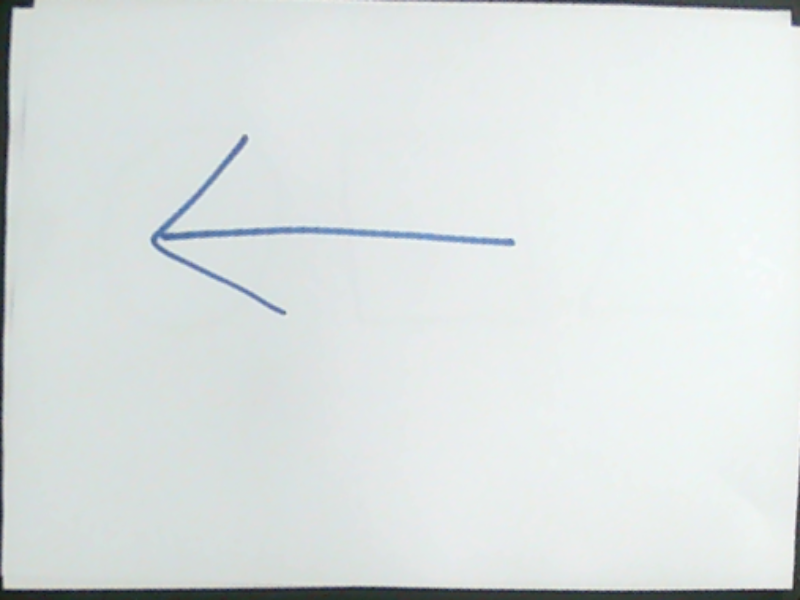
#> input picture D3_lego_src/lego_customer_ui/captures/화살표11111_20260527_195100.png, 800 x 600 px
$ python lego_convert_v4.py --image '../captures/화살표11111_20260527_195100.png'   (older library calls are emulated)
#> lines starting #> are read from the running program, lines starting #| are printed output that depends on the picture; after the words box and inside, x2 and y2 are one past the last pixel; in counts of white or black regions, pixels touching at a corner belong together
"""
lego_convert.py  v3
───────────────────
변경사항:
  - 사용 색상: R(빨강) / B(파랑) / Y(노랑) 3색만
  - 선 색상 자동 감지: HSV로 선 색상 분석 → 자동으로 R/B/Y 브릭 매핑
  - Erode / Dilate 독립 적용
  - 그림 영역 자동 크롭 + 24×24 꽉 채우기
  - --no-paper 옵션

사용법:
  python3 lego_convert.py --image ~/Downloads/IOS_heart.jpg
  python3 lego_convert.py --image ~/Downloads/smile.jpg --no-paper
  python3 lego_convert.py --image ~/Downloads/IOS_heart.jpg --outline B
"""

import argparse
import os
import json
import sys
from typing import Optional
import cv2
import numpy as np


# ── 선 색상 자동 감지 ─────────────────────────────────────────────────
def detect_line_color(img: np.ndarray) -> str:
    """
    원본 컬러 이미지에서 선 색상 감지 (이진화 전에 호출)

    처리 흐름:
    1. HSV V채널 기준으로 어두운 픽셀(선 영역) 추출
    2. 해당 픽셀들의 Hue 분포로 R/B/Y 중 가장 많은 색상 선택

    Args:
        img: BGR 이미지 (이진화 전 원본)

    Returns:
        'R', 'B', 'Y' 중 하나. 무채색이거나 매칭 없으면 기본값 'R'
    """
    hsv = cv2.cvtColor(img, cv2.COLOR_BGR2HSV)

    # V < 100 인 픽셀을 선(어두운 영역)으로 간주 — 100은 경험적 임계값
    v_channel = hsv[:,:,2]
    dark_mask = v_channel < 100
    if not np.any(dark_mask):
        print("[색상 감지] 어두운 픽셀 없음 → 기본값 R")
        return 'R'

    h_vals = hsv[:,:,0][dark_mask]  # Hue 범위: 0~180 (OpenCV 기준)
    s_vals = hsv[:,:,1][dark_mask]  # Saturation

    # 채도 평균 < 40 이면 무채색(검정/회색) — 유채색 판단 불가
    mean_s = np.mean(s_vals)
    if mean_s < 40:
        print(f"[색상 감지] 무채색 (채도:{mean_s:.0f}) → 기본값 R")
        return 'R'

    mean_h = np.mean(h_vals)
    print(f"[색상 감지] 평균 Hue:{mean_h:.1f} 채도:{mean_s:.1f}")

    # HSV Hue 범위 (OpenCV: 0~180)
    # 빨강: 0~10 또는 160~180 (Hue가 원형이라 양 끝에 걸침)
    # 노랑: 20~35
    # 파랑: 100~130
    blue_mask   = ((h_vals >= 100) & (h_vals <= 130))
    yellow_mask = ((h_vals >= 20)  & (h_vals <= 35))
    red_mask    = ((h_vals <= 10)  | (h_vals >= 160))

    counts = {
        'R': np.sum(red_mask),
        'B': np.sum(blue_mask),
        'Y': np.sum(yellow_mask),
    }
    print(f"[색상 감지] R:{counts['R']} B:{counts['B']} Y:{counts['Y']}")

    # 가장 많은 픽셀 수의 색상 선택 — 동점이면 max()가 딕셔너리 삽입 순서(R) 반환
    best = max(counts, key=counts.get)
    if counts[best] == 0:
        print("[색상 감지] 매칭 없음 → 기본값 R")
        return 'R'

    print(f"[색상 감지] 자동 선택 → {best}")
    return best


# ── EdgeDetector ──────────────────────────────────────────────────────
class EdgeDetector:
    """HSV V채널 + CLAHE + Adaptive Threshold 기반 이진화기."""

    def __init__(self, block_size: int = 21, c: int = 15) -> None:
        self.block_size = block_size  # Adaptive Threshold 블록 크기 (홀수)
        self.c = c                    # Adaptive Threshold 상수 — 클수록 더 적은 엣지

    def detect(self, img: np.ndarray) -> np.ndarray:
        """BGR 이미지를 이진 엣지 맵으로 변환.

        처리 흐름:
        1. HSV V채널 추출 → CLAHE로 로컬 대비 강화
        2. Gaussian Blur → Adaptive Threshold
        3. Morphology Close로 끊긴 선 연결

        Args:
            img: BGR 이미지

        Returns:
            이진 맵 (HxW, 0 또는 255)
        """
        hsv     = cv2.cvtColor(img, cv2.COLOR_BGR2HSV)
        _, _, v = cv2.split(hsv)
        clahe   = cv2.createCLAHE(clipLimit=2.0, tileGridSize=(8, 8))
        v       = clahe.apply(v)
        blurred = cv2.GaussianBlur(v, (11, 11), 0)
        thresh  = cv2.adaptiveThreshold(
            blurred, 255,
            cv2.ADAPTIVE_THRESH_GAUSSIAN_C,
            cv2.THRESH_BINARY_INV,
            self.block_size, self.c
        )
        kernel = np.ones((3, 3), np.uint8)
        return cv2.morphologyEx(thresh, cv2.MORPH_CLOSE, kernel, iterations=1)


# ── 종이 검출 + 원근 변환 ─────────────────────────────────────────────
def order_points(pts: np.ndarray) -> np.ndarray:
    """4개의 점을 [좌상, 우상, 우하, 좌하] 순으로 정렬.

    Args:
        pts: 4x2 float32 좌표 배열 (이미지 픽셀 좌표)

    Returns:
        정렬된 4x2 float32 배열
    """
    rect = np.zeros((4, 2), dtype=np.float32)
    s    = pts.sum(axis=1)
    diff = np.diff(pts, axis=1)
    rect[0] = pts[np.argmin(s)]
    rect[2] = pts[np.argmax(s)]
    rect[1] = pts[np.argmin(diff)]
    rect[3] = pts[np.argmax(diff)]
    return rect


def four_point_transform(img: np.ndarray, pts: np.ndarray, size: int = 300) -> np.ndarray:
    """4점 기반 원근 변환으로 정사각형 이미지 생성.

    Args:
        img: BGR 원본 이미지
        pts: 4개의 코너 좌표 (이미지 픽셀 좌표)
        size: 출력 이미지 한 변 크기 (픽셀)

    Returns:
        size x size BGR 이미지
    """
    rect = order_points(pts)
    dst  = np.array([[0,0],[size-1,0],[size-1,size-1],[0,size-1]],
                    dtype=np.float32)
    M = cv2.getPerspectiveTransform(rect, dst)
    return cv2.warpPerspective(img, M, (size, size))


def detect_paper(img: np.ndarray, SZ: int = 300) -> tuple[np.ndarray, np.ndarray]:
    """이미지에서 종이 영역을 검출하고 원근 변환 적용.

    처리 흐름:
    1. Otsu 이진화로 가장 큰 윤곽선 검출
    2. 꼭짓점 4개이면 원근 변환, 아니면 중앙 크롭

    Args:
        img: BGR 원본 이미지
        SZ: 출력 크기 (픽셀). 기본 300

    Returns:
        (변환된 이미지, 시각화용 이미지) 튜플
    """
    gray = cv2.cvtColor(img, cv2.COLOR_BGR2GRAY)
    blur = cv2.GaussianBlur(gray, (5, 5), 0)
    _, thresh = cv2.threshold(blur, 0, 255,
                              cv2.THRESH_BINARY + cv2.THRESH_OTSU)
    contours, _ = cv2.findContours(thresh, cv2.RETR_EXTERNAL,
                                   cv2.CHAIN_APPROX_SIMPLE)
    paper_vis = img.copy()

    if not contours:
        print("[종이 검출] 윤곽선 없음 → 원본 사용")
        return cv2.resize(img, (SZ, SZ)), paper_vis

    largest = max(contours, key=cv2.contourArea)
    peri    = cv2.arcLength(largest, True)
    approx  = cv2.approxPolyDP(largest, 0.02 * peri, True)

    cv2.drawContours(paper_vis, [approx], -1, (0, 255, 0), 2)
    for pt in approx.reshape(-1, 2):
        cv2.circle(paper_vis, tuple(pt.astype(int)), 8, (0, 0, 255), -1)

    if len(approx) == 4:
        pts    = approx.reshape(4, 2).astype(np.float32)
        warped = four_point_transform(img, pts, SZ)
        print("[종이 검출] 성공 → 원근 변환 적용")
        return warped, paper_vis
    else:
        # 4점 미만이면 완전한 사각형이 아님 → 10% 마진 크롭으로 테두리 노이즈 제거
        print(f"[종이 검출] 꼭짓점 {len(approx)}개 → 중앙 크롭")
        m = int(SZ * 0.1)
        resized = cv2.resize(img, (SZ, SZ))
        return resized[m:SZ-m, m:SZ-m], paper_vis


# ── 자동 크롭 ─────────────────────────────────────────────────────────
def auto_crop_to_drawing(
    binary: np.ndarray, img_bgr: np.ndarray, padding: int = 10
) -> tuple[np.ndarray, np.ndarray]:
    """이진 맵의 비제로 영역 바운딩 박스로 정사각형 크롭.

    Args:
        binary: 이진 맵 (HxW)
        img_bgr: 대응하는 BGR 이미지
        padding: 바운딩 박스에 추가할 여백 (픽셀)

    Returns:
        (크롭된 이진 맵, 크롭된 BGR 이미지) 튜플
        비제로 픽셀이 없으면 입력 그대로 반환
    """
    coords = cv2.findNonZero(binary)
    if coords is None:
        return binary, img_bgr
    x, y, w, h = cv2.boundingRect(coords)
    H, W = binary.shape
    x1 = max(0, x - padding);    y1 = max(0, y - padding)
    x2 = min(W, x + w + padding); y2 = min(H, y + h + padding)
    cw, ch = x2-x1, y2-y1
    # 레고 그리드가 정사각형이므로 크롭 영역도 정사각형으로 보정
    if cw != ch:
        diff = abs(cw - ch)
        if cw < ch:
            x1 = max(0, x1-diff//2); x2 = min(W, x2+diff//2)
        else:
            y1 = max(0, y1-diff//2); y2 = min(H, y2+diff//2)
    print(f"[자동 크롭] ({x1},{y1})-({x2},{y2})")
    return binary[y1:y2, x1:x2], img_bgr[y1:y2, x1:x2]


# ── 내부 채우기 ───────────────────────────────────────────────────────
def flood_fill_interior(binary: np.ndarray) -> np.ndarray:
    """외곽 선으로 둘러싸인 내부 영역을 채워 내부 픽셀 마스크 생성.

    처리 흐름:
    1. bitwise_not으로 배경과 내부를 흰색으로 전환
    2. 좌상단(0,0)에서 floodFill(128) — 배경만 128로 채워짐
    3. 128이 아닌 흰색(255) 픽셀 = 선 내부 영역

    Args:
        binary: 이진 엣지 맵 (HxW)

    Returns:
        내부 영역만 255인 이진 마스크 (HxW)
    """
    h, w  = binary.shape
    mask  = np.zeros((h+2, w+2), np.uint8)
    inv   = cv2.bitwise_not(binary)
    flood = inv.copy()
    cv2.floodFill(flood, mask, (0, 0), 128)
    out = np.zeros_like(binary)
    out[flood == 255] = 255
    return out


# ── Sobel 엣지 ────────────────────────────────────────────────────────
def sobel_edge(binary: np.ndarray) -> np.ndarray:
    """이진 맵에서 Sobel 미분으로 엣지(경계선) 추출.

    Args:
        binary: 이진 맵 (HxW)

    Returns:
        엣지 이진 맵 — 최대 gradient의 12% 이상인 픽셀만 255
        gradient 최대값이 0이면 빈 맵 반환
    """
    bf  = binary.astype(np.float32)
    gx  = cv2.Sobel(bf, cv2.CV_32F, 1, 0, ksize=3)
    gy  = cv2.Sobel(bf, cv2.CV_32F, 0, 1, ksize=3)
    mag = np.sqrt(gx**2 + gy**2)
    mx  = mag.max()
    if mx == 0: return np.zeros_like(binary)
    out = np.zeros_like(binary)
    out[mag > mx * 0.12] = 255  # 0.12: 약한 노이즈 엣지 제거를 위한 경험적 임계 비율
    return out


# ── 24×24 다운샘플 ────────────────────────────────────────────────────
def downsample_24x24(
    colored: np.ndarray,
    SZ: int,
    outline_color: str,
    fill_color: str,
    gray_img: Optional[np.ndarray] = None,
) -> tuple[list[str], list[int]]:
    """colored 맵을 24×24 레고 그리드로 다운샘플링하고 밝기 맵 계산.

    Args:
        colored: 픽셀값 1(엣지) 또는 2(내부) 또는 0(배경) (SZxSZ)
        SZ: colored 이미지 한 변 크기 (픽셀)
        outline_color: 엣지 픽셀에 할당할 색상 코드 ('R'/'B'/'Y')
        fill_color: 내부 픽셀에 할당할 색상 코드 ('R'/'B'/'Y' 또는 '.')
        gray_img: 원본 그레이스케일 이미지 (밝기 맵 계산용). None이면 z_layers 계산 안 함

    Returns:
        (grid, brightness_map) 튜플
        brightness_map[r*24+c] = 0~255 (셀 최소 밝기, 낮을수록 진한 선)
    """
    CS = SZ / 24  # 셀 하나의 픽셀 크기
    grid: list[str] = []
    brightness_map: list[int] = []

    for r in range(24):
        for c in range(24):
            r0=int(round(r*CS));      c0=int(round(c*CS))
            r1=min(int(round((r+1)*CS)),SZ)
            c1=min(int(round((c+1)*CS)),SZ)
            cell=colored[r0:r1,c0:c1]; total=cell.size
            if total==0:
                grid.append('.'); brightness_map.append(255); continue
            er=np.sum(cell==1)/total; ir=np.sum(cell==2)/total
            # 0.06: 셀의 6% 이상이 엣지이면 외곽선 브릭으로 판단
            if   er>0.06:
                grid.append(outline_color)
            # 0.20: 셀의 20% 이상이 내부이면 채우기 브릭으로 판단
            elif ir>0.20 and fill_color!='.':
                grid.append(fill_color)
            else:
                grid.append('.')

            # 셀 내 원본 그레이 최솟값 = 가장 어두운 픽셀 밝기 → 선 굵기 추정에 사용
            if gray_img is not None:
                cell_gray = gray_img[r0:r1, c0:c1]
                brightness_map.append(int(np.min(cell_gray)))
            else:
                brightness_map.append(128)

    return grid, brightness_map


# ── 작은 클러스터 제거 ────────────────────────────────────────────────
def remove_small_clusters(grid: list[str], min_cells: int) -> list[str]:
    """BFS로 연결된 동색 클러스터를 탐색하여 min_cells 미만 클러스터를 '.'으로 대체.

    Args:
        grid: 24×24 색상 코드 리스트
        min_cells: 이 셀 수 미만의 클러스터는 노이즈로 제거

    Returns:
        소규모 클러스터가 제거된 그리드
    """
    N=24; visited=[False]*(N*N); result=grid[:]
    for i in range(N*N):
        if visited[i] or grid[i]=='.': continue
        color=grid[i]; comp=[]; stack=[i]
        while stack:
            idx=stack.pop()
            if visited[idx]: continue
            visited[idx]=True; comp.append(idx)
            r,c=divmod(idx,N)
            for dr,dc in[(-1,0),(1,0),(0,-1),(0,1)]:
                nr,nc=r+dr,c+dc
                if 0<=nr<N and 0<=nc<N:
                    ni=nr*N+nc
                    if not visited[ni] and grid[ni]==color:
                        stack.append(ni)
        if len(comp)<min_cells:
            for idx in comp: result[idx]='.'
    return result


# ── 그리디 브릭 변환 (R/B/Y 만, z_layers 포함) ───────────────────────
def make_bricks(
    grid: list[str],
    brightness_map: Optional[list[int]] = None,
    dark_threshold: int = 100,
    max_z: int = 2,
) -> tuple[list[dict], int]:
    """24×24 그리드를 2×2, 2×3, 3×2 브릭으로 그리디 변환 (z_layers 포함).

    처리 흐름:
    1. 좌상→우하 순으로 스캔
    2. 미사용 셀에서 가장 큰 브릭(2×3 → 3×2 → 2×2) 우선 배치
    3. 브릭 영역 평균 밝기로 z_layers 결정

    Args:
        grid: 24×24 색상 코드 리스트
        brightness_map: 셀별 밝기값 (0=완전검정, 255=완전흰색). None이면 z_layers=1 고정
        dark_threshold: 이 값 미만이면 진한 선 → z_layers=max_z (기본 100)
        max_z: 진한 선일 때 쌓을 층수 (기본 2층)

    Returns:
        (브릭 목록, 버려진 셀 수) 튜플
    """
    N=24; used=[[False]*N for _ in range(N)]
    bricks: list[dict] = []; dropped=0

    def get_z_layers(r: int, c: int, w: int, h: int) -> int:
        """브릭 영역의 평균 밝기로 z_layers 결정 — 어두울수록 더 많은 레이어."""
        if brightness_map is None:
            return 1
        vals = []
        for dr in range(h):
            for dc in range(w):
                idx = (r+dr)*N + (c+dc)
                if idx < len(brightness_map):
                    vals.append(brightness_map[idx])
        if not vals:
            return 1
        avg_brightness = sum(vals) / len(vals)
        return max_z if avg_brightness < dark_threshold else 1

    def can(r: int, c: int, w: int, h: int, color: str) -> bool:
        if r+h>N or c+w>N: return False
        for dr in range(h):
            for dc in range(w):
                if used[r+dr][c+dc] or grid[(r+dr)*N+(c+dc)]!=color:
                    return False
        return True

    def place(r: int, c: int, w: int, h: int, color: str) -> None:
        for dr in range(h):
            for dc in range(w): used[r+dr][c+dc]=True
        z = get_z_layers(r, c, w, h)
        bricks.append({'row':r,'col':c,'width':w,'height':h,'color':color,'z_layers':z})

    for r in range(N):
        for c in range(N):
            if used[r][c]: continue
            color=grid[r*N+c]
            if color=='.': continue
            # R/B/Y 만 허용 — 다른 값은 그리드 오류로 무시
            if color not in ('R','B','Y'):
                used[r][c]=True; dropped+=1; continue
            if   can(r,c,2,3,color): place(r,c,2,3,color)
            elif can(r,c,3,2,color): place(r,c,3,2,color)
            elif can(r,c,2,2,color): place(r,c,2,2,color)
            else: used[r][c]=True; dropped+=1
    return bricks, dropped


# ── 시각화 패널 ───────────────────────────────────────────────────────
def make_panel(img: np.ndarray, label: str, target_h: int = 300) -> np.ndarray:
    """단일 이미지를 target_h 높이로 리사이즈하고 레이블 텍스트를 추가."""
    bgr  = cv2.cvtColor(img,cv2.COLOR_GRAY2BGR) if img.ndim==2 else img.copy()
    sc   = target_h/bgr.shape[0]
    panel= cv2.resize(bgr,(int(bgr.shape[1]*sc),target_h))
    cv2.putText(panel,label,(5,24),cv2.FONT_HERSHEY_SIMPLEX,
                0.65,(0,255,0),2,cv2.LINE_AA)
    return panel


def make_grid_vis(grid: list[str], cell: int = 10) -> np.ndarray:
    """24×24 색상 그리드를 컬러 격자 이미지로 시각화."""
    # BGR 색상: R=빨강 B=파랑 Y=노랑
    CMAP={'R':(0,0,220),'B':(200,80,0),'Y':(0,200,240),'.':(40,40,40)}
    vis=np.zeros((24*cell,24*cell,3),dtype=np.uint8)
    for r in range(24):
        for c in range(24):
            col=CMAP.get(grid[r*24+c],(40,40,40))
            cv2.rectangle(vis,(c*cell,r*cell),(c*cell+cell-1,r*cell+cell-1),col,-1)
            cv2.rectangle(vis,(c*cell,r*cell),(c*cell+cell-1,r*cell+cell-1),(80,80,80),1)
    return vis


def make_brick_vis(bricks: list[dict], cell: int = 10) -> np.ndarray:
    """브릭 목록을 격자 이미지로 시각화."""
    BMAP={'R':(0,0,220),'B':(200,80,0),'Y':(0,200,240)}
    vis=np.ones((24*cell,24*cell,3),dtype=np.uint8)*235
    for b in bricks:
        x1,y1=b['col']*cell,b['row']*cell
        x2,y2=x1+b['width']*cell-1,y1+b['height']*cell-1
        bc=BMAP.get(b['color'],(100,100,100))
        cv2.rectangle(vis,(x1,y1),(x2,y2),bc,-1)
        cv2.rectangle(vis,(x1,y1),(x2,y2),(50,50,50),1)
    return vis


# ── 메인 파이프라인 ───────────────────────────────────────────────────
def process(
    image_path: str,
    output_path: str,
    outline_color: str,
    fill_color: str,
    dilate_amt: int,
    simplify: int,
    min_cluster: int,
    no_paper: bool,
    auto_color: bool,
    dark_thresh: int = 100,
    max_z_layers: int = 2,
) -> dict:
    """이미지 → 레고 브릭 JSON 변환 메인 파이프라인 (z_layers 포함 버전).

    처리 흐름:
    0. 종이 검출 + 원근 변환 (no_paper 옵션 시 스킵)
    1. EdgeDetector 이진화
    2. Erode / 3. Dilate / 4. Sobel / 5. Flood Fill
    6. 24×24 다운샘플 (gray 이미지로 밝기 맵 계산)
    7. 소규모 클러스터 제거
    8. 그리디 브릭 변환 (z_layers 포함) + JSON 저장

    Args:
        dark_thresh: 셀 밝기가 이 값 미만이면 진한 선 → z_layers=max_z_layers
        max_z_layers: 진한 선일 때 쌓을 층수 (기본 2)

    Returns:
        변환 결과 딕셔너리 (brick_count, bricks 등)
    """
#> called with image_path = '../captures/화살표11111_20260527_195100.png', outline_color = 'R', fill_color = '.', dilate_amt = 3, simplify = 0, min_cluster = 1, no_paper = False, auto_color = True

    SZ = 300  # 처리 해상도: 300×300px (고정) — 24×24 그리드의 정수 배율 기준
    print(f"\n이미지 로드: {image_path}")
    img = cv2.imread(image_path)
#> img is the input picture: shape (600, 800, 3); mean B, G, R 225.2, 225.7, 219.8
    if img is None:
        print(f"[오류] 이미지 읽기 실패: {image_path}"); sys.exit(1)
    img  = cv2.resize(img, (SZ, SZ))
#> img: shape (300, 300, 3)
    orig = img.copy()

    # Step 0: 종이 검출
    if no_paper:
        warped    = img.copy()
        paper_vis = img.copy()
        cv2.putText(paper_vis,"no-paper mode",(5,24),
                    cv2.FONT_HERSHEY_SIMPLEX,0.65,(0,200,255),2)
        print("[종이 검출] 스킵")
    else:
        warped, paper_vis = detect_paper(img, SZ)
#> in detect_paper, `_, thresh = cv2.threshold(blur, 0, 255, cv2.THRESH_BINARY + cv2.THRESH..`:
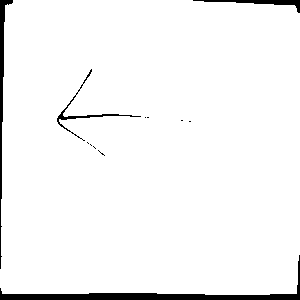
#> thresh: shape (300, 300); 96.3% white; 12 black regions (8 under 20 px)
#> in detect_paper, `contours, _ = cv2.findContours(thresh, cv2.RETR_EXTERNAL, cv2.CHAIN_AP..`: contours = 1 contour; box (x1, y1, x2, y2) and area: (0, 0, 300, 295) 86434
#> in detect_paper, `largest = max(contours, key=cv2.contourArea)`: largest = contour of 61 points, box (x1, y1, x2, y2) (0, 0, 300, 295), area 86434
#> in detect_paper, `peri    = cv2.arcLength(largest, True)`: peri = 1175.3
#> in detect_paper, `approx  = cv2.approxPolyDP(largest, 0.02 * peri, True)`: approx = [[5, 5], [2, 293], [296, 293], [294, 5]]
#> in detect_paper, `cv2.drawContours(paper_vis, [approx], -1, (0, 255, 0), 2)`:
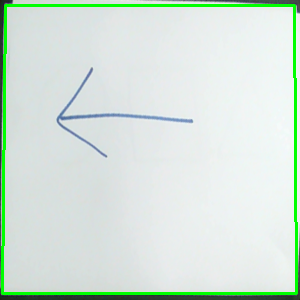
#> paper_vis: shape (300, 300, 3); mean B, G, R 217, 227.3, 211.8
#> the loop in detect_paper, `for pt in approx.reshape(-1, 2):` made 4 passes
#> after the loop in detect_paper, `for pt in approx.reshape(-1, 2):`:
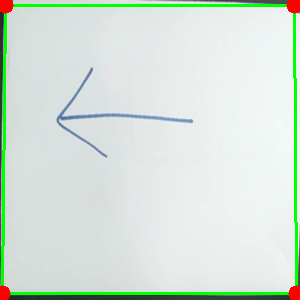
#> paper_vis: shape (300, 300, 3); 0.66% of pixels changed, all inside (x1, y1, x2, y2) = (0, 0, 300, 300)
#> in order_points, `s    = pts.sum(axis=1)`: s = [10, 295, 589, 299]
#> in order_points, `diff = np.diff(pts, axis=1)`: diff = [0, 291, -3, -289]
#> in four_point_transform, `rect = order_points(pts)`: rect = [[5, 5], [294, 5], [296, 293], [2, 293]]
#> in four_point_transform, `M = cv2.getPerspectiveTransform(rect, dst)`: M = [[1.03, 0.0108, -5.23], [7.2e-17, 1.06, -5.28], [8.74e-19, 6.01e-05, 1]]
#> in four_point_transform, `return cv2.warpPerspective(img, M, (size, size))`:
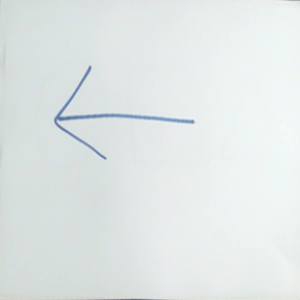
#> returned value: shape (300, 300, 3); mean of channels 0, 1, 2 230.7, 231.3, 225.3; drawn as B, G, R

    # 색상 자동 감지는 이진화 전 원본 컬러 이미지에서 수행해야 정확
    if auto_color:
        outline_color = detect_line_color(warped)
#> outline_color = 'R'
        print(f"[색상 자동감지] outline → {outline_color}")
#| [색상 자동감지] outline → R
    else:
        print(f"[색상 수동지정] outline → {outline_color}")

    # Step 1: EdgeDetector (이진화)
    detector    = EdgeDetector(block_size=21, c=15)
    binary      = detector.detect(warped)
#> in detect, `thresh  = cv2.adaptiveThreshold( blurred, 255, cv2.ADAPTIVE_THRESH_GAU..`:
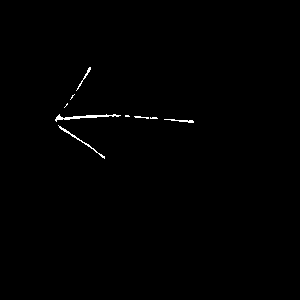
#> thresh: shape (300, 300); 0.48% white in thin lines or dots, all inside (x1, y1, x2, y2) = (55, 67, 194, 159)
    binary_orig = binary.copy()

    # ── 자동 크롭 ─────────────────────────────────────────────────────
    binary_crop, warped_crop = auto_crop_to_drawing(binary, warped, padding=10)
#> in auto_crop_to_drawing, `coords = cv2.findNonZero(binary)`: coords = contour of 438 points, box (x1, y1, x2, y2) (55, 67, 194, 159), area 1248
#> in auto_crop_to_drawing, `x, y, w, h = cv2.boundingRect(coords)`: x = 55; y = 67; w = 139; h = 92
#> in auto_crop_to_drawing, `x1 = max(0, x - padding)`: x1 = 45
#> in auto_crop_to_drawing, `y1 = max(0, y - padding)`: y1 = 57
#> in auto_crop_to_drawing, `x2 = min(W, x + w + padding)`: x2 = 204
#> in auto_crop_to_drawing, `y2 = min(H, y + h + padding)`: y2 = 169
#> in auto_crop_to_drawing, `cw, ch = x2-x1, y2-y1`: cw = 159; ch = 112
#> in auto_crop_to_drawing, `diff = abs(cw - ch)`: diff = 47
#> in auto_crop_to_drawing, `y1 = max(0, y1 - diff // 2)`: y1 = 34
#> in auto_crop_to_drawing, `y2 = min(H, y2 + diff // 2)`: y2 = 192
#| [자동 크롭] (45,34)-(204,192)
#> binary_crop: shape (158, 159); 1.7% white in thin lines or dots, all inside (x1, y1, x2, y2) = (10, 33, 149, 125)
    binary = cv2.resize(binary_crop, (SZ,SZ), interpolation=cv2.INTER_NEAREST)
#> binary: shape (300, 300); 1.8% white; 8 white regions, largest, box (x1, y1, x2, y2) and area: (19, 152, 144, 168) 652, (25, 173, 114, 238) 371, (225, 162, 282, 169) 196
    warped = cv2.resize(warped_crop, (SZ,SZ))

    # Step 2: Erode (독립) — 잔선·노이즈 제거용, simplify=0이면 건너뜀
    proc = binary.copy()
    if simplify > 0:
        k = np.ones((3,3),np.uint8)
        proc = cv2.erode(proc, k, iterations=simplify)
    erode_vis = proc.copy()

    # Step 3: Dilate (독립) — erode로 얇아진 선을 다시 굵게, dilate_amt=0이면 건너뜀
    if dilate_amt > 0:
        k = np.ones((3,3),np.uint8)
        proc = cv2.dilate(proc, k, iterations=dilate_amt)
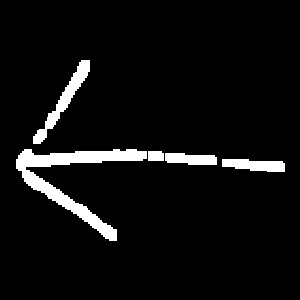
#> proc: shape (300, 300); 5.8% white; 5 white regions, box (x1, y1, x2, y2) and area: (16, 149, 147, 241) 2921, (33, 60, 90, 144) 991, (222, 159, 285, 172) 616, (165, 153, 217, 165) 506, (148, 151, 164, 161) 156

    # Step 4: Sobel
    edges = sobel_edge(proc)
#> in sobel_edge, `gx  = cv2.Sobel(bf, cv2.CV_32F, 1, 0, ksize=3)`:
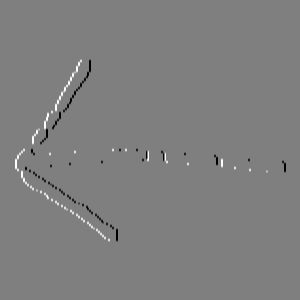
#> gx: shape (300, 300) float32; min -1020, max 1020, mean 0; drawn with min black and max white
#> (the rest of the program and of its run is left out)
